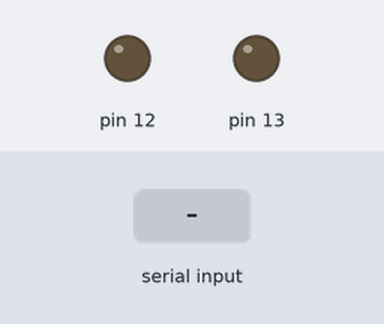
A sketch run on a simulated Arduino Uno, built with avr-gcc and run on an emulated ATmega328P. Shown: output pins drawn as LEDs (lit = HIGH). The test bench sets the inputs (shaded band).

Above: at 1.2 s.
1.3 s: "a" received over Serial
At 2.5 s:
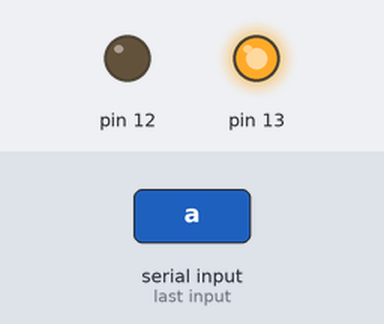
2.8 s: "q" received over Serial
At 3.8 s:
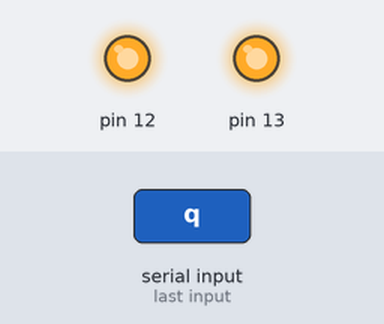
4.3 s: "s" received over Serial
At 5.0 s:
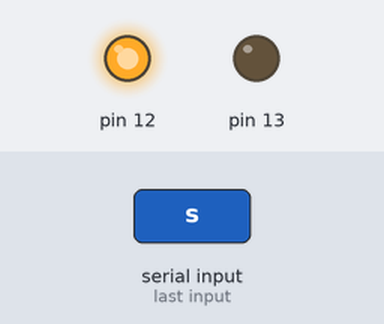
5.8 s: "w" received over Serial
At 6.1 s:
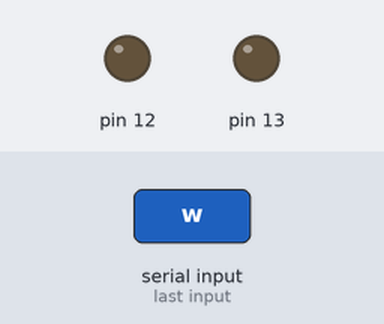
Timing chart, 0 to 8.3 s (numbered marks = the images above; inputs shaded):
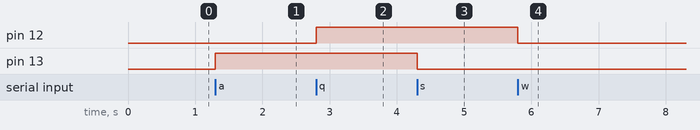

The sketch:

Automacao_com_arduino.ino
```cpp
/**
   Automação com Arduino
   @author Fabio Dias
*/
// criando uma variavel que irá receber um caractere
char leitor;//ele cria uma variável que recebe um caractere
void setup() {
  pinMode (13, OUTPUT);
  pinMode (12, OUTPUT);
  Serial.begin(9600);
}

void loop() {
  if (Serial.available()) {
    leitor = Serial.read(); //ele lê o caractere em comunicação
    if (leitor == 'a') {//se isso for verdade executa o comando abaixo
      digitalWrite(13, HIGH);//acende a lãmpada da cozinha
    }
    if (leitor == 's') {
      digitalWrite(13, LOW);//apaga a lâmpada da cozinha
    }
  } if (leitor == 'q') {
    digitalWrite(12, HIGH);//acende a lãmpada da cozinha
  }
  if (leitor == 'w') {
    digitalWrite(12, LOW);//apaga a lâmpada da cozinha
  }
}
```

Measured:
- after the input at 1.3 s, pin 13: LOW → HIGH at once
- after the input at 2.8 s, pin 12: LOW → HIGH at once
- after the input at 4.3 s, pin 13: HIGH → LOW at once
- after the input at 5.8 s, pin 12: HIGH → LOW at once
